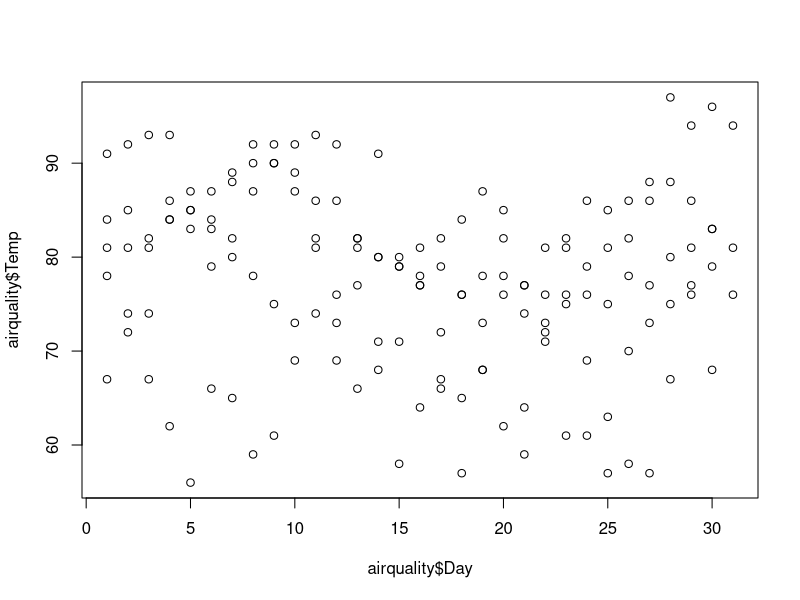
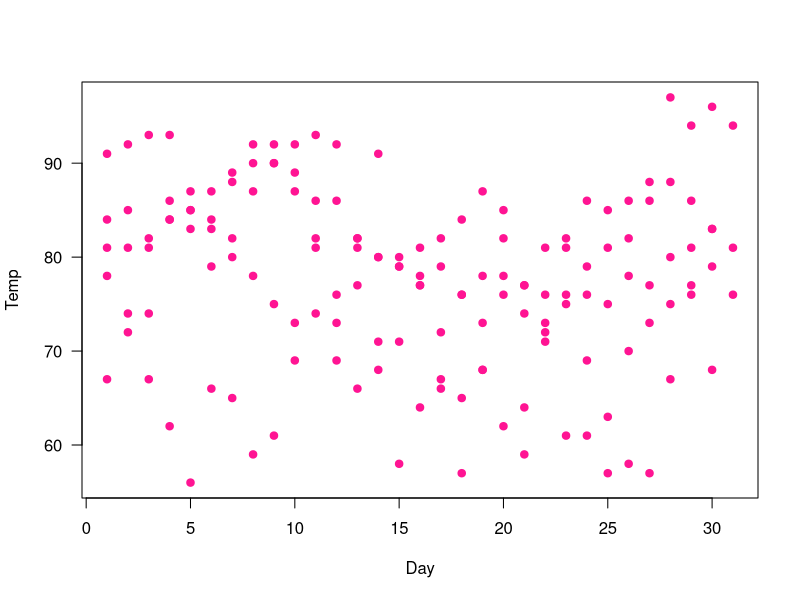
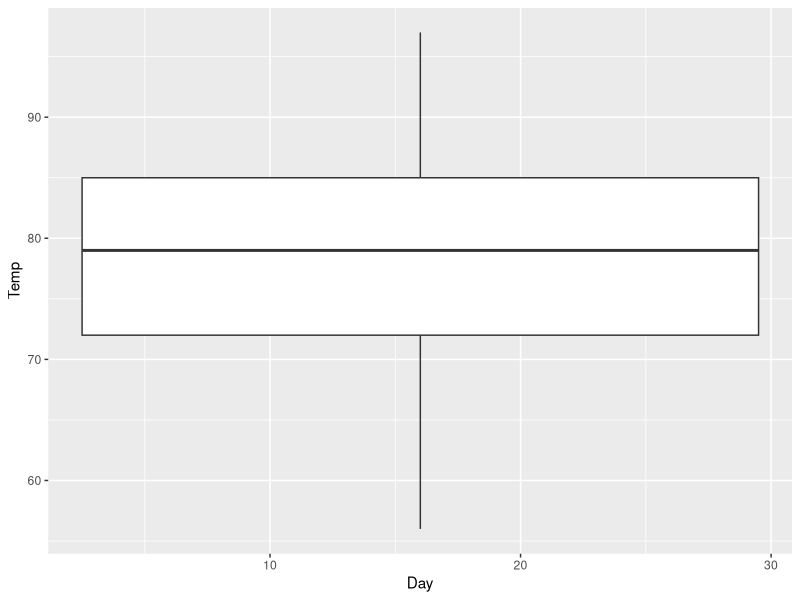
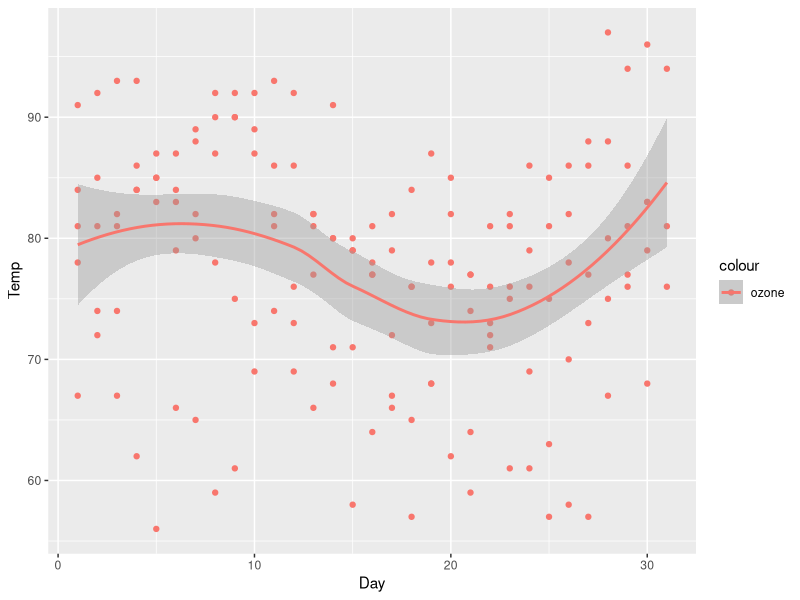
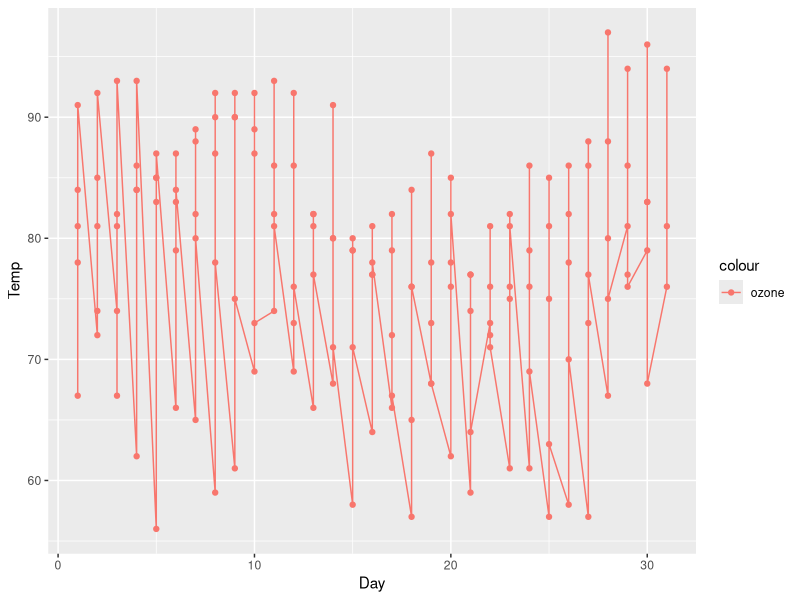
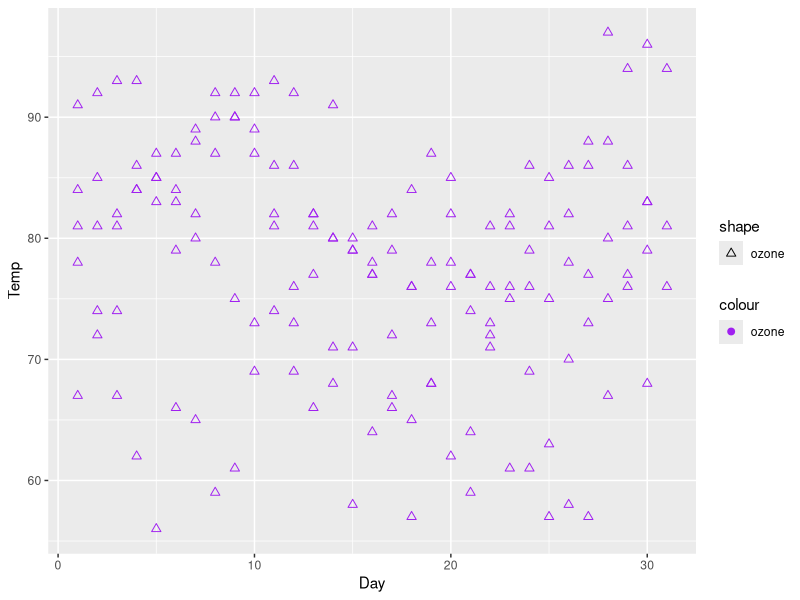
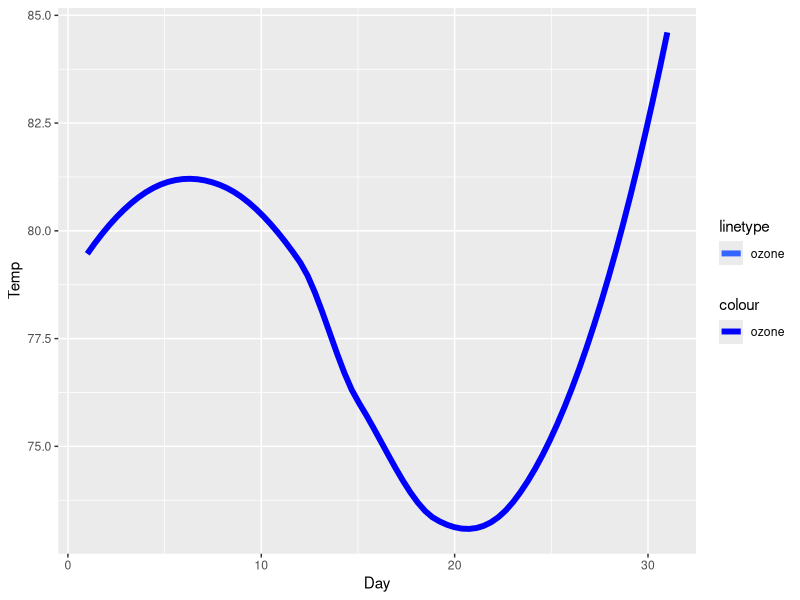
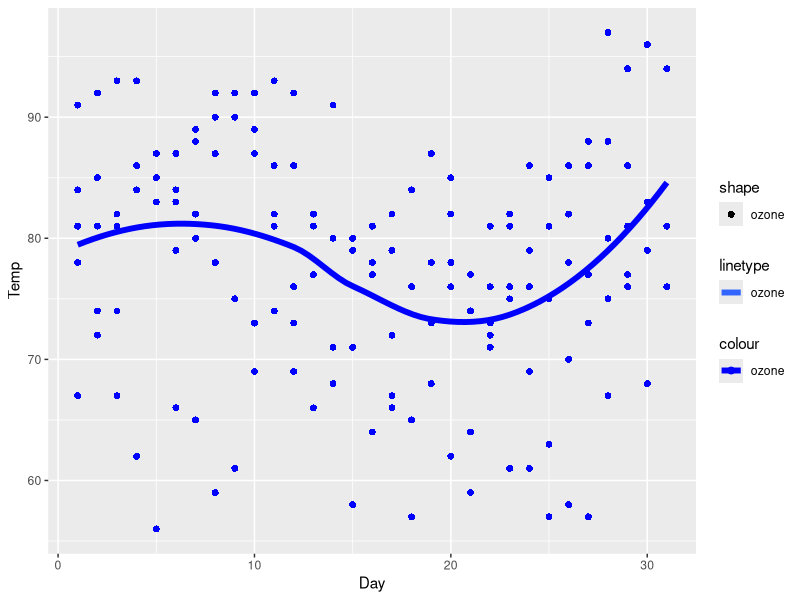

The R script that drew these images, in order: (Note: this script raises an error after producing the figures.)
###Graphing with R
head(airquality, n=20)
plot(airquality$Day, airquality$Temp)

###Exercise
9*9
9^2
27%%2
FALSE/TRUE

###Visualisation
plot(airquality$Day, airquality$Temp, xlab = "Day", ylab = "Temp", pch = 19, las = 1, col = "deeppink")

###Tidyverse
install.packages("tidyverse")
library(tidyverse)


ggplot(data = airquality, aes(x = Day, y = Temp)) + 
  geom_boxplot()

ggplot(data = airquality, aes(x = Day, y = Temp, color = "ozone")) + 
  geom_point() + geom_smooth()

ggplot(data = airquality, aes(x = Day, y = Temp, color = "ozone")) + 
  geom_point() + geom_line()

ggplot(data = airquality, aes(x = Day, y = Temp, color = "ozone")) + geom_point(aes(shape = "ozone"), size = 2) + scale_shape_manual(values = (24)) + 
  scale_color_manual(values = ("purple")) 

ggplot(data = airquality, aes(x = Day, y = Temp, color = "ozone")) + 
geom_smooth(aes(linetype = "ozone"), linewidth = 2, se = FALSE) + scale_color_manual(values = c("blue")) + scale_linetype_manual(values = c("solid"))

ggplot(data = airquality, aes(x = Day, y = Temp, color = "ozone")) + 
geom_smooth(aes(linetype = "ozone"), linewidth = 2, se = FALSE) + geom_point(aes(shape = "ozone"), size = 2) + scale_color_manual(values = c("blue")) + scale_linetype_manual(values = c("solid"))


airquality2  <- airquality
airquality2$Rain <- rep(c("Yes","No","Yes"), 51)
head(airquality2)

install.packages("cowplot")
library(cowplot)


head(diamonds)
hist(diamonds$price)

ggsave() ###saving your graphics

####Exercise
ggplot(iris, aes(x = "species", y = Sepal.Length)) + geom_boxplot()
plot(iris$Sepal.Length, iris$Sepal.Width)

ggplot(iris, aes(Sepal.Length, Sepal.Width, fill = clarity)) + geom_jitter(alpha = 0.05)

head(mpg)
?mpg
plot(mpg$displ, mpg$hwy)



library(tidyverse)
